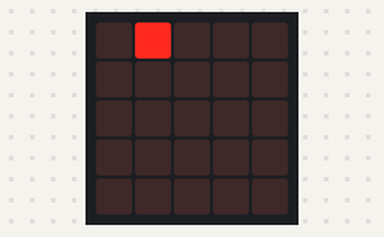
The program below on a simulated BBC micro:bit (MakeCode). On the bench: the board's 5×5 LED display. Dim RGB values are drawn brighter than linear; random numbers come from a fixed seed.

Above: at 0.05 s.
At 4.26 s:
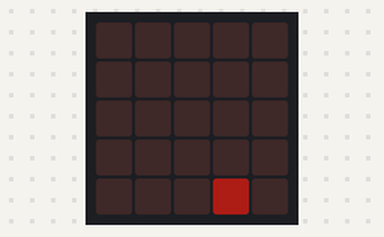
At 9.3 s:
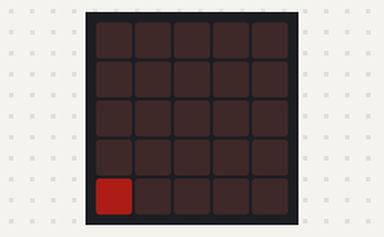
At 19.39 s:
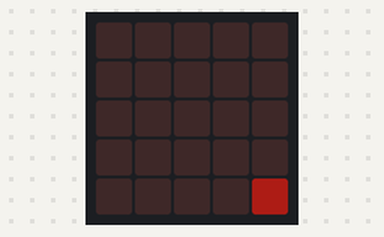
At 29.37 s:
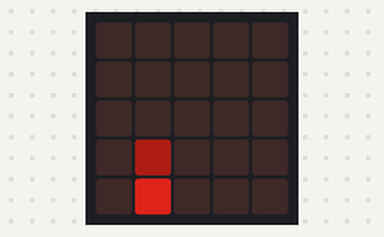
At 39.56 s:
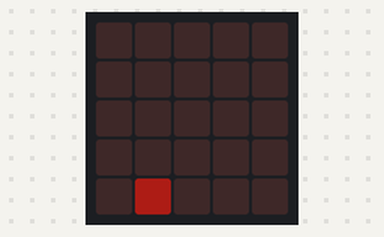

The program:

main.ts
```typescript
let dirc = 0
basic.forever(function () {
    dirc = randint(0, 4)
    led.plotBrightness(dirc, 0, 255)
    basic.pause(100)
    led.plotBrightness(dirc, 1, 255)
    led.plotBrightness(dirc, 0, 150)
    basic.pause(100)
    led.plotBrightness(dirc, 2, 255)
    led.plotBrightness(dirc, 1, 150)
    led.plotBrightness(dirc, 0, 50)
    basic.pause(100)
    led.plotBrightness(dirc, 3, 255)
    led.plotBrightness(dirc, 2, 150)
    led.plotBrightness(dirc, 1, 50)
    led.plotBrightness(dirc, 0, 0)
    basic.pause(100)
    led.plotBrightness(dirc, 4, 255)
    led.plotBrightness(dirc, 3, 150)
    led.plotBrightness(dirc, 2, 50)
    led.plotBrightness(dirc, 1, 0)
    basic.pause(100)
    led.plotBrightness(dirc, 4, 150)
    led.plotBrightness(dirc, 3, 50)
    led.plotBrightness(dirc, 2, 0)
    basic.pause(100)
    led.plotBrightness(dirc, 4, 50)
    led.plotBrightness(dirc, 3, 0)
    basic.pause(100)
    led.plotBrightness(dirc, 4, 0)
})
```

test.ts
```typescript
// les tests vont ici ; cela ne sera pas compilé si ce paquet est utilisé en tant qu'extension.
```
